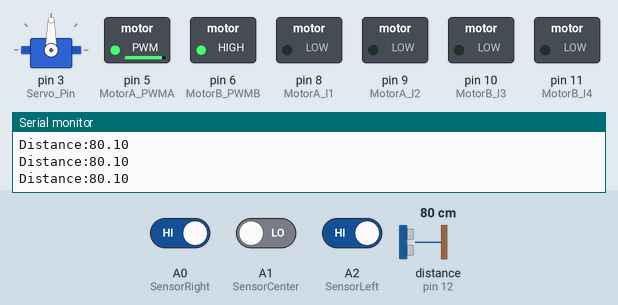
Simulated run of this sketch. Board: Arduino Uno, built with avr-gcc and run on an emulated ATmega328P. Shown: servo, switched loads named in the sketch (green lamp = pin HIGH), the last lines printed to the serial monitor. Wiring (inferred from the names in the program): ultrasonic range finder: trigger pin 13; echo pin 12. Dashed ring = blinking. Inputs (shaded band) come from the test bench; at power-on: distance to the obstacle (sensor on pin 12) 80 cm, A1 (SensorCenter) LOW, A0 (SensorRight) HIGH, A2 (SensorLeft) HIGH. The echo pulse lasts 58.3 µs per cm; pins used as bus, display or sensor lines are not drawn.

Above: at 1.2 s.
1.3 s: distance to the obstacle (sensor on pin 12) set to 11 cm
2.8 s: distance to the obstacle (sensor on pin 12) set to 8 cm
At 2.94 s:
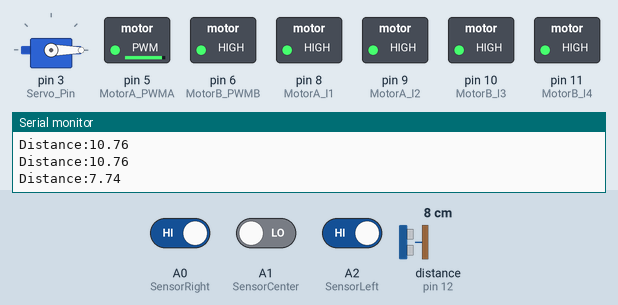
5.8 s: distance to the obstacle (sensor on pin 12) set to 4 cm
At 7.27 s:
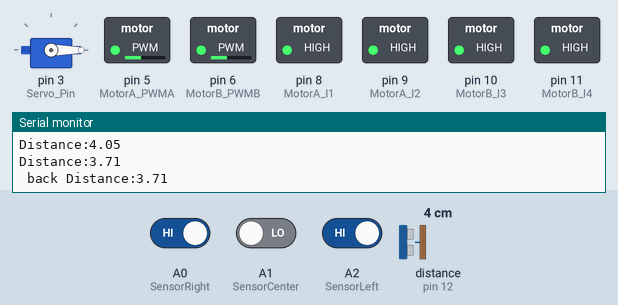
8.8 s: distance to the obstacle (sensor on pin 12) set to 9 cm
At 8.97 s:
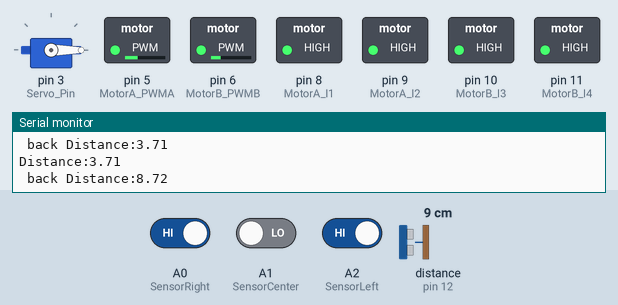
11.8 s: A1 (SensorCenter) driven HIGH
At 12.0 s:
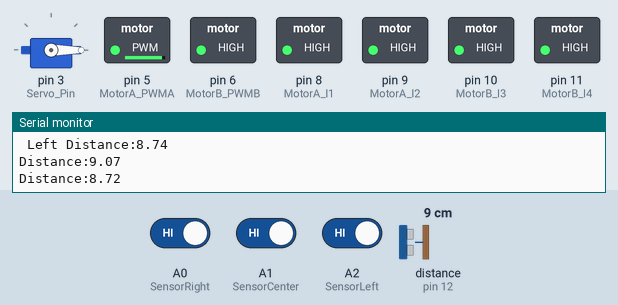
14.8 s: A0 (SensorRight) driven LOW
Timing chart, 0 to 18.8 s (numbered marks = the images above; inputs shaded):
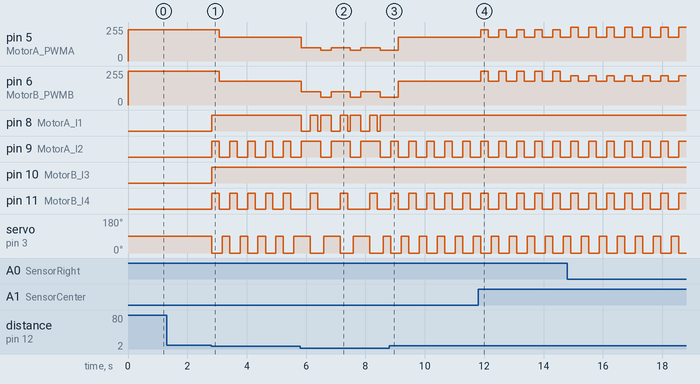

The sketch:

arduino_work2.ino
```cpp
#include <Servo.h>

// L298N 馬達驅動板
// 宣告 MotorA 為右邊
// 宣告 MotorB 為左邊

#define MotorA_I1     8  //定義 I1 接腳
#define MotorA_I2     9  //定義 I2 接腳
#define MotorB_I3    10  //定義 I3 接腳
#define MotorB_I4    11  //定義 I4 接腳
#define MotorA_PWMA    5  //定義 ENA (PWM調速) 接腳
#define MotorB_PWMB    6  //定義 ENB (PWM調速) 接腳

// 循線模組
#define SensorLeft    A2  //定義 左感測器 輸入腳
#define SensorCenter  A1  //定義 中感測器 輸入腳
#define SensorRight   A0  //定義 右感測器 輸入腳
int allWhiteTime = 0;
int straight = 0;
int direction_before = 0;
#define LEFT_BEFORE 1
#define RIGHT_BEFORE 2
// HC-SR04 超音波測距模組
#define US_Trig  13  //定義超音波模組 Trig 腳位
#define US_Echo  12  //定義超音波模組 Echo 腳位

// 伺服馬達(舵機)
#define Servo_Pin      3  // 定義伺服馬達輸出腳位(PWM)
#define servo_delay  250  // 伺服馬達轉向後的穩定時間
Servo myservo;            // 宣告伺服馬達變數
// 定義小車移動方向
#define Fgo  8  // 前進
#define Rgo  6  // 右轉
#define Lgo  4  // 左轉
#define Bgo  2  // 倒車

//初值設定
void setup() //初始化
{
  Serial.begin(9600); // 開啟 Serial port, 通訊速率為 9600 bps

  pinMode(MotorA_I1,OUTPUT); //設定數位腳8為輸出埠
  pinMode(MotorA_I2,OUTPUT); //設定數位腳9為輸出埠
  pinMode(MotorB_I3,OUTPUT); //設定數位腳10為輸出埠
  pinMode(MotorB_I4,OUTPUT); //設定數位腳11為輸出埠
  pinMode(MotorA_PWMA,OUTPUT); //設定數位腳5為輸出埠
  pinMode(MotorB_PWMB,OUTPUT); //設定數位腳6為輸出埠

  pinMode(SensorLeft,   INPUT); //設定數位腳A2為輸入埠
  pinMode(SensorCenter, INPUT); //設定數位腳A1為輸入埠
  pinMode(SensorRight,  INPUT); //設定數位腳A0為輸入埠

  pinMode(US_Trig, OUTPUT); //設定數位腳13為輸出埠
  pinMode(US_Echo, INPUT); //設定數位腳12為輸入埠

  myservo.attach(Servo_Pin);

  updateStraightSpeed();
}


void advance(int a)    // 小車前進
{
    digitalWrite(MotorA_I1,HIGH);   //馬達（右）順時針轉動
    digitalWrite(MotorA_I2,LOW);
    digitalWrite(MotorB_I3,LOW);   //馬達（左）逆時針轉動
    digitalWrite(MotorB_I4,HIGH);
    delay(a * 100);
}

void turnR(int d)    //小車右轉
{
    digitalWrite(MotorA_I1,LOW);    //馬達（右）逆時針轉動
    digitalWrite(MotorA_I2,HIGH);
    digitalWrite(MotorB_I3,LOW);   //馬達（左）逆時針轉動
    digitalWrite(MotorB_I4,HIGH);
    delay(d * 100);
}

void turnL(int e)    //小車左轉
{
    digitalWrite(MotorA_I1,HIGH);   //馬達（右）順時針轉動
    digitalWrite(MotorA_I2,LOW);
    digitalWrite(MotorB_I3,HIGH);    //馬達（左）順時針轉動
    digitalWrite(MotorB_I4,LOW);
    delay(e * 100);
}

void stopRL(int f)  //小車停止
{
    digitalWrite(MotorA_I1,HIGH);   //馬達（右）停止轉動
    digitalWrite(MotorA_I2,HIGH);
    digitalWrite(MotorB_I3,HIGH);   //馬達（左）停止轉動
    digitalWrite(MotorB_I4,HIGH);
    delay(f * 100);
}

void back(int g)    //小車後退
{
    analogWrite(MotorA_PWMA,100);    //設定馬達 (右) 轉速
    analogWrite(MotorB_PWMB,100);     //設定馬達 (左) 轉速
    digitalWrite(MotorA_I1,LOW);    //馬達（右）逆時針轉動
    digitalWrite(MotorA_I2,HIGH);
    digitalWrite(MotorB_I3,HIGH);    //馬達（左）順時針轉動
    digitalWrite(MotorB_I4,LOW);
    delay(g * 100);
}

void detection()
{
    // 超音波偵測函數 三個角度讀取距離數值
    int F_Distance = 0;
    int R_Distance = 0;
    int L_Distance = 0;
    F_Distance = Ask_Distance(90);  // 讀取前方距離, 預設為90度,若超音波感測器轉至小車正前方後發現角度有些許偏差,您可以透過本處宣告其他角度進行調整。
    if (straight == 1) straight = 0;
    if(F_Distance < 5)  // 超音波感測器偵測後得到的距離低於 5公分, 離障礙物太近->後退
    {
         stopRL(0);
         back(3);
    }

    if(F_Distance < 9)  // 超音波感測器偵測前方的距離小於25公分
    {
        stopRL(0);
        straight = 1;
        R_Distance = Ask_Distance(0);    // 讀取右方距離(實際狀況調整舵機右轉為0度)

        if ((L_Distance < 5) && (R_Distance < 5))  //假如超音波感測器偵測到左邊距離和右邊距離皆小於5公分
        {
          back(1);                   // 倒退(車)
          analogWrite(MotorA_PWMA,80);    //設定馬達 (右) 轉速
          analogWrite(MotorB_PWMB,60);     //設定馬達 (左) 轉速
          turnL(1);                  // 稍微向左方移動(防止卡在死巷裡)
          Serial.print(" back ");  // 顯示方向(倒退)
        }
        else if(R_Distance < 15)  // 右邊有障礙物
        {

          analogWrite(MotorA_PWMA,180);    //設定馬達 (右) 轉速
          analogWrite(MotorB_PWMB,180);     //設定馬達 (左) 轉速
          turnL(1);                 // 左轉
          direction_before = LEFT_BEFORE;
          Serial.print(" Left ");    // 顯示方向(左轉)
          // 轉回正向 並確認是否轉錯邊
          F_Distance = Ask_Distance(90);
          if (straight == 1) straight = 0;
        }
        else
        {
          analogWrite(MotorA_PWMA,130);    //設定馬達 (右) 轉速
          analogWrite(MotorB_PWMB,130);     //設定馬達 (左) 轉速
          turnR(1);                 // 右轉
          direction_before = RIGHT_BEFORE;
          Serial.print(" RIGHT ");    // 顯示方向(左轉)

          // 轉回正向 並確認是否轉錯邊
          F_Distance = Ask_Distance(90);
          if (straight == 1) straight = 0;
        }
    }
    else
    {
        // 讀取感測器狀態
      boolean SL = digitalRead(SensorLeft);
      boolean SC = digitalRead(SensorCenter);
      boolean SR = digitalRead(SensorRight);

      if((SL == LOW) && (SC == LOW) && (SR == LOW))
      {
          allWhiteTime++;

        if (allWhiteTime == 3)
        {
          do
          {
            if (direction_before == LEFT_BEFORE)
            {
              analogWrite(MotorA_PWMA,60);    //設定馬達 (右) 轉速
              analogWrite(MotorB_PWMB,80);    //設定馬達 (左) 轉速

              turnR(2);
              back(1);
            }
            else if (direction_before == RIGHT_BEFORE)
            {
              analogWrite(MotorA_PWMA,80);    //設定馬達 (右) 轉速
              analogWrite(MotorB_PWMB,60);    //設定馬達 (左) 轉速

              turnL(2);
              back(1);
            }

            if (direction_before == 0)
            {
              turnL(1);
              back(3);
            }
            SC = digitalRead(SensorCenter);
            SL = digitalRead(SensorLeft);
            SR = digitalRead(SensorRight);
          }
          while((SC == LOW) && (SL == LOW) && (SR == LOW));
          allWhiteTime = 0;

          stopRL(0);
          direction_before = 0;
        }
        else
        {
          updateStraightSpeed();
          advance(0);
        }
      }
      else if(SC == HIGH)  //中感測器在黑色區域
      {
        allWhiteTime = 0;
        if((SL == LOW) && (SR == HIGH))  // LCR=011 白黑黑, 車體偏右校正
        {
          analogWrite(MotorA_PWMA,220);    //設定馬達 (右) 轉速
          analogWrite(MotorB_PWMB,255);    //設定馬達 (左) 轉速
          advance(0);
        }
        else if((SL == HIGH) && (SR == LOW))  // LCR=110 黑黑白, 車體偏左校正
        {
          analogWrite(MotorA_PWMA,255);    //設定馬達 (右) 轉速
          analogWrite(MotorB_PWMB,220);     //設定馬達 (左) 轉速
          advance(0);
        }
        else  //  LCR=010 OR LCR=111 其他, 直走
        {
          updateStraightSpeed();
          advance(0);
        }
      }
      else // 中感測器在白色區域, 車體已大幅偏離黑線 C=0
      {
        allWhiteTime = 0;
        if((SL == LOW) && (SR == HIGH))  // LCR=001 白白黑, 車體快速右轉
        {
          back(2);
          analogWrite(MotorA_PWMA,40);    //設定馬達 (右) 轉速
          analogWrite(MotorB_PWMB,40);    //設定馬達 (左) 轉速

          turnR(1);
        }
        else if((SL == HIGH) && (SR == LOW))  // LCR=100  黑白白, 車體快速左轉
        {
          back(2);
          analogWrite(MotorA_PWMA,40);    //設定馬達 (右) 轉速
          analogWrite(MotorB_PWMB,40);    //設定馬達 (左) 轉速

          turnL(1);
        }
      }

    }
    return;
}

int Ask_Distance(int dir)  // 測量距離
{
    myservo.write(dir);  // 調整超音波模組角度
    if (straight == 1)
      delay(servo_delay);  // 等待伺服馬達穩定

    digitalWrite(US_Trig, LOW);   // 超聲波發射低電壓
    delayMicroseconds(2);         //2μs
    digitalWrite(US_Trig, HIGH);  // 讓超聲波發射高電壓
    delayMicroseconds(10);        //10μs，這裡至少是10μs
    digitalWrite(US_Trig, LOW);   // 維持超聲波發射低電壓
    float distance = pulseIn(US_Echo, HIGH);  // 讀取時間差
    distance = distance / 5.8 / 10;  // 將時間轉為距離距离（單位：公分）
    Serial.print("Distance:"); //輸出距離（單位：公分）
    Serial.println(distance); //顯示距離
    Serial.print('\n');
    return distance;
}
void updateStraightSpeed()
{
  analogWrite(MotorA_PWMA,235);    //設定馬達 (右) 轉速
  analogWrite(MotorB_PWMB,255);    //設定馬達 (左) 轉速
}
void loop()
{
    detection();
}
```

Measured:
- the behaviour switches between 10 and 9 cm on distance to the obstacle (sensor on pin 12) (found by bisection; images 0 and 1)
- the behaviour switches between 6 and 5 cm on distance to the obstacle (sensor on pin 12) (found by bisection; images 1 and 2)
- after the input at 2.8 s, pin 5 (MotorA_PWMA): 235/255 → 180/255 after 0.27 s; pin 6 (MotorB_PWMB): 255/255 → 180/255 after 0.27 s
- after the input at 5.8 s, pin 5 (MotorA_PWMA): alternates 100/255 for 0.65 s and 80/255 for 0.35 s, starting at once; pin 6 (MotorB_PWMB): alternates 100/255 for 0.65 s and 60/255 for 0.35 s, starting at once
- after the input at 8.8 s, pin 8 (MotorA_I1): stops changing and stays HIGH; pin 9 (MotorA_I2): alternates HIGH for 0.25 s and LOW for 0.35 s, starting after 0.30 s; pin 11 (MotorB_I4): alternates HIGH for 0.25 s and LOW for 0.35 s, starting after 0.05 s; servo on pin 3 (Servo_Pin): alternates 90° for 0.25 s and 0° for 0.35 s, starting after 0.05 s
- after the input at 11.8 s, pin 5 (MotorA_PWMA): alternates 235/255 for 0.25 s and 180/255 for 0.35 s, starting after 0.08 s; pin 6 (MotorB_PWMB): alternates 255/255 for 0.25 s and 180/255 for 0.35 s, starting after 0.08 s
